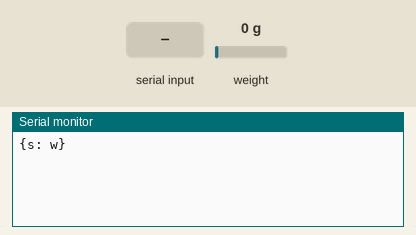
This sketch was run on a simulated Arduino Uno, built for the host (arithmetic inside an expression is 32-bit, double 64-bit). On the bench: the last lines printed to the serial monitor. The inputs (shaded band) are chosen by the test bench; at power-on: weight on the scale 0 g.

Above: at 0.8 s.
0.9 s: "1" received over Serial
At 2.8 s:
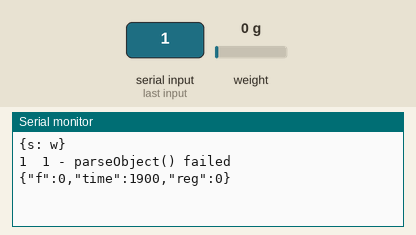
3.4 s: "0" received over Serial
At 3.9 s:
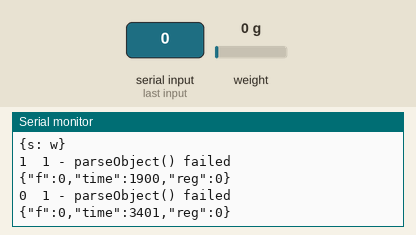

Measured:
- after the input at 0.9 s, the serial monitor: prints a new line after 1.0 s (image 1)
- after the input at 3.4 s, the serial monitor: prints a new line at once (image 2)

The sketch:

scale.ino.ino
```cpp
/* sample for digital weight scale of hx711, display with a HD44780 liquid crtstal monitor
 *
 * hardware design: syyyd
 * available at http://syyyd.taobao.com
 *
 * library design: Weihong Guan (@aguegu)
 * http://aguegu.net
 *
 * library host on
 * https://github.com/aguegu/Arduino
 */

// Hx711.DOUT - pin #A1
// Hx711.SCK - pin #A0

#include "hx711.h"
#include <ArduinoJson.h>

Hx711 scale(A1, A0);
long offset = 0;

void setup() {

  Serial.begin(19200);
  Serial.println("{s: w}");
  while (!Serial.available());

  offset = scale.averageValue();

}

char buffer[200];
float reg = 0;


const byte buffSize = 200;

char inputBuffer[buffSize];


void loop() {

  StaticJsonBuffer<200> jsonBuffer;

  byte maxChars = buffSize - 1; // use full size of buffer for this function

  byte charCount = 0;
  byte ndx = 0;

  if (Serial.available() > 0) {
    while (Serial.available() > 0) {
      if (ndx > maxChars - 1) {
        ndx = maxChars;
      }
      inputBuffer[ndx] = Serial.read();

      ndx ++;
      charCount ++;
    }

    JsonObject& root = jsonBuffer.parseObject(inputBuffer);

    // Test if parsing succeeds.
    if (!root.success()) {
      Serial.print( inputBuffer );
      Serial.print( "  " );
      Serial.print( ndx );
      Serial.println(" - parseObject() failed");

    } else {
      reg = root["reg"];
    }
    for (int i =0; i < buffSize; i++){
      inputBuffer[i] = 0x0;
    }

    JsonObject& root2 = jsonBuffer.createObject();

    // In other case, you can do root.set<long>("time", 1351824120);
    root2["f"] = (float)(scale.getValue() - offset) / 742.f;
    root2["time"] = millis();
    root2["reg"] = reg;

    root2.printTo(Serial);
    Serial.println();
  }

}


///////////////////////////////////////////////////////////////////////////////////////////////////////////////////////////////
```
